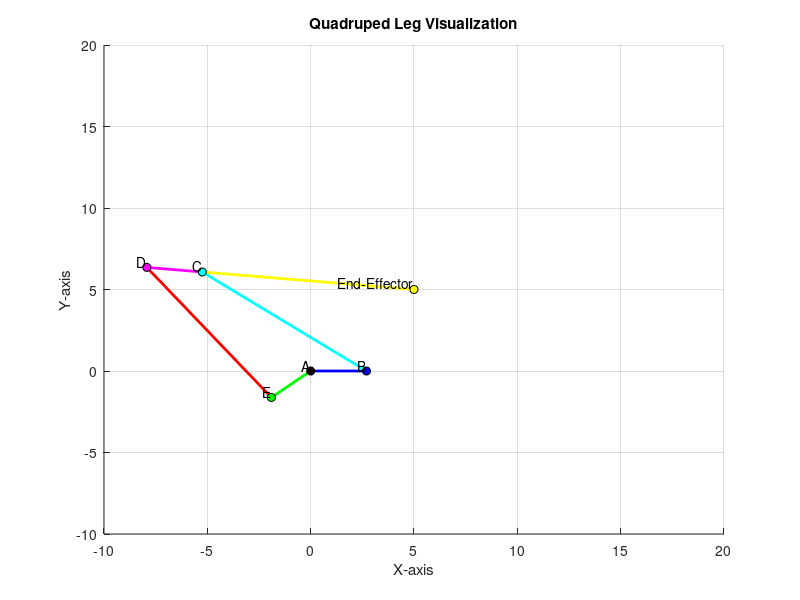

Write MATLAB code to recreate this figure.
% Define the lengths of the links
l1 = 2.7;  % Length of link AB
l2 = 2.5;  % Length of link AE
l3 = 10;  % Length of link ED
l4 = 2.7;  % Length of link DC
l5 = 10;  % Length of link CB
l6=10.3;

%User input
X = input('Enter X coordinate of end-effector: ');
Y = input('Enter Y coordinate of end-effector: ');

% Calculate k1
k1 = (X^2 + l5^2 + l1^2 + Y^2 - l6^2 - 2 * X * l1) / (2 * l5);


% Define joint angles and vertices
theta5 = 2 * atan2((Y +sqrt((X - l1)^2 + Y^2 - k1^2)), (k1 + (X - l1)));
theta5_deg=theta5*(180 / pi)
theta6 = atan2((X - l5 * cos(theta5) - l1), (l5 * sin(theta5) - Y));
theta6_deg=theta6*(180 / pi)

x2 = X - (l4 + l6) * sin(theta6)  % Calculation for x2 
y2 = Y + (l4 + l6) * cos(theta6)   % Calculation for y2 

% Calculate k2
k2 = (x2^2 + y2^2 + l2^2 - l3^2) / (2 * l2);

theta1 = 2 * atan2((y2 -sqrt(x2^2 + y2^2 - k2^2)),(k2 - x2));
theta2 = atan2((y2 + l2 * sin(theta1)),(x2 + l2 * cos(theta1)));

theta1_deg=theta1*(180 / pi)
theta2_deg=theta2*(180 / pi)


%All other angles can be defined in terms of theta1 and theta 5



% Define position variables (x's and y's)
x1 = -l2 * cos(theta1);  % Calculation for x1
y1 = l2 * sin(theta1);    % Calculation for y1

x3 = l5 * cos(theta5) + l1; % Calculation for x3
y3 = l5 * sin(theta5);       % Calculation for y3

x4 = l1; 
y4 = 0; 

x5 = 0; 
y5 = 0; 



% Define the coordinates of the points
A = [x5, y5];                % Point A at the origin
B = [x4, y4];               % Point B (at length l1 from A)
E = [x1, y1];                % Arbitrary coordinates for E
D = [x2, y2];                % Arbitrary coordinates for D
C = [x3, y3];                % Arbitrary coordinates for C




%calculate Forward Kinematics based on the angles generated
X_real = l5 * cos(theta5) + l1 + l6 * sin(theta6)  % Calculation for X
Y_real = l5 * sin(theta5) - l6 * cos(theta6)      % Calculation for Y

% Create the figure
figure;
hold on;

% Plot the links
plot([A(1), B(1)], [A(2), B(2)], 'b', 'LineWidth', 2); % Link AB
plot([A(1), E(1)], [A(2), E(2)], 'g', 'LineWidth', 2); % Link AE
plot([E(1), D(1)], [E(2), D(2)], 'r', 'LineWidth', 2); % Link ED
plot([D(1), C(1)], [D(2), C(2)], 'm', 'LineWidth', 2); % Link DC
plot([C(1), B(1)], [C(2), B(2)], 'c', 'LineWidth', 2);       % Link CB
plot([C(1),X], [C(2),Y], 'y', 'LineWidth', 2);       % Link CB

% Plot points A, B, C, D, E
plot(A(1), A(2), 'ko', 'MarkerFaceColor', 'k'); % Point A
text(A(1), A(2), ' A', 'VerticalAlignment', 'bottom', 'HorizontalAlignment', 'right');

plot(B(1), B(2), 'ko', 'MarkerFaceColor', 'b'); % Point B
text(B(1), B(2), ' B', 'VerticalAlignment', 'bottom', 'HorizontalAlignment', 'right');

plot(C(1), C(2), 'ko', 'MarkerFaceColor', 'c'); % Point C
text(C(1), C(2), ' C', 'VerticalAlignment', 'bottom', 'HorizontalAlignment', 'right');

plot(D(1), D(2), 'ko', 'MarkerFaceColor', 'm'); % Point D
text(D(1), D(2), ' D', 'VerticalAlignment', 'bottom', 'HorizontalAlignment', 'right');

plot(E(1), E(2), 'ko', 'MarkerFaceColor', 'g'); % Point E
text(E(1), E(2), ' E', 'VerticalAlignment', 'bottom', 'HorizontalAlignment', 'right');

% Plot the end effector
plot(X_real, Y_real, 'ko', 'MarkerFaceColor', 'y'); % End-effector
text(X_real, Y_real, ' End-Effector', 'VerticalAlignment', 'bottom', 'HorizontalAlignment', 'right');

% Set axis limits
xlim([-10, 20]);
ylim([-10, 20]);
grid on;
title('Quadruped Leg Visualization');
xlabel('X-axis');
ylabel('Y-axis');
hold off;
